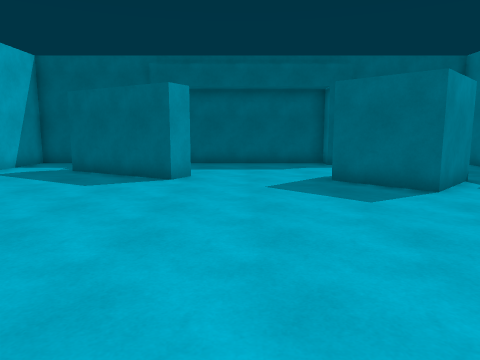
view 1 (above)

16 first-person views from a walk through a scene from a Unity 3-D project. The camera is 1.5 m above the floor, tilts 8° down and sees 70° across. The floor is counted in squares, 1 m on a side. Each view is taken from the middle of a square. On the plan, view 1 faces up. The plan holds only what a view shows up to about 16 squares ahead; the rest is blank.

view 2
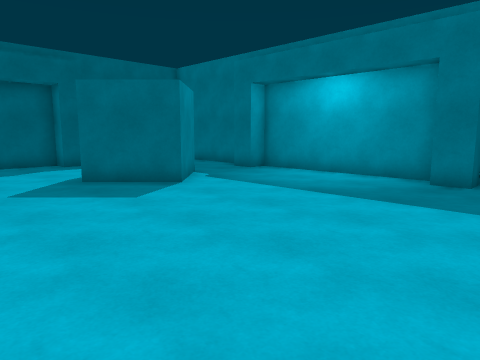

view 3
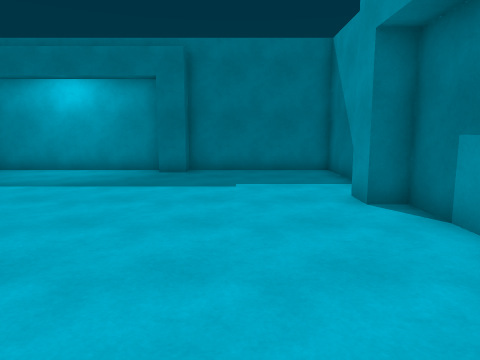

view 4
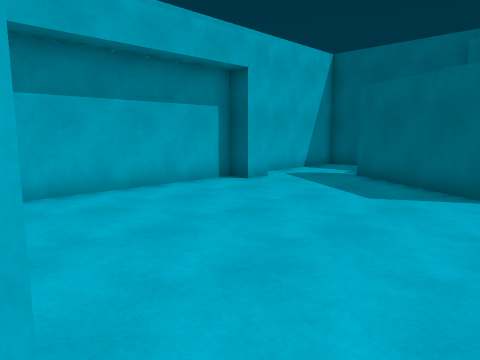

view 5
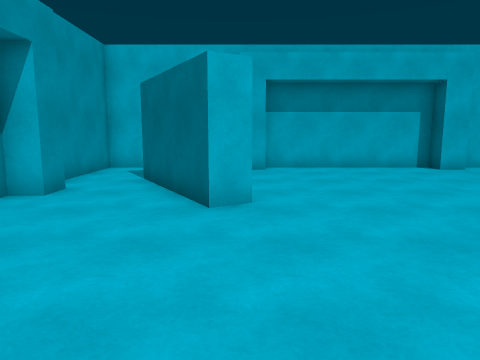

view 6
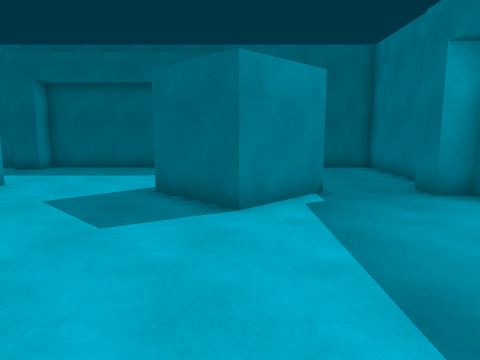

view 7
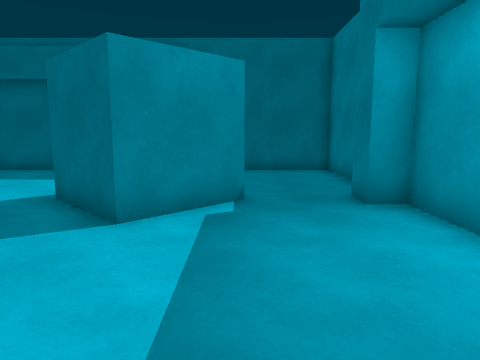

view 8
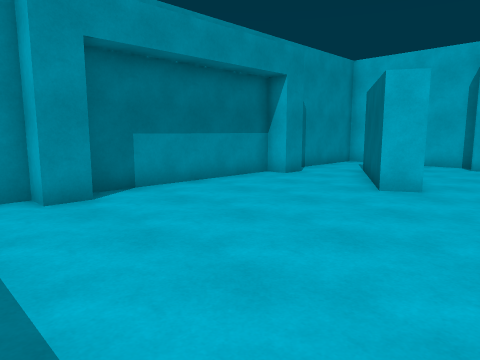

view 9
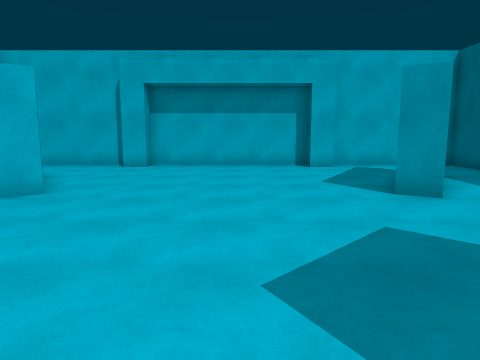

view 10
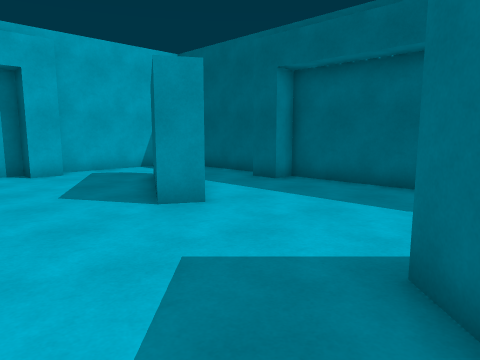

view 11
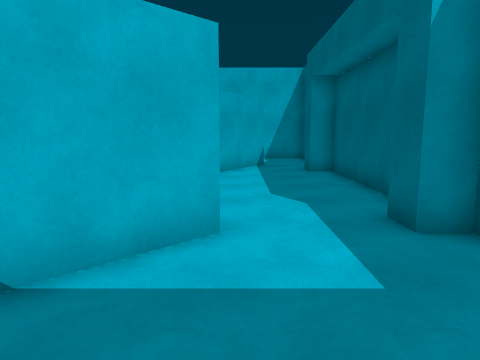

view 12
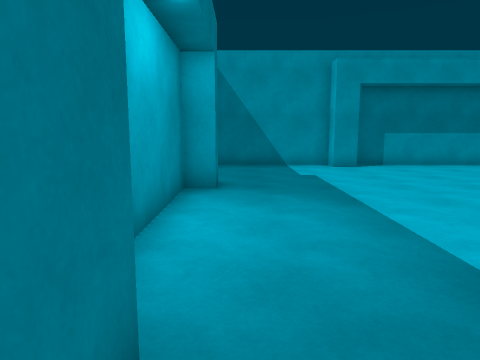

view 13
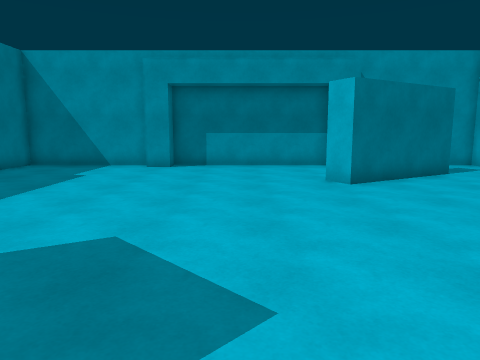

view 14
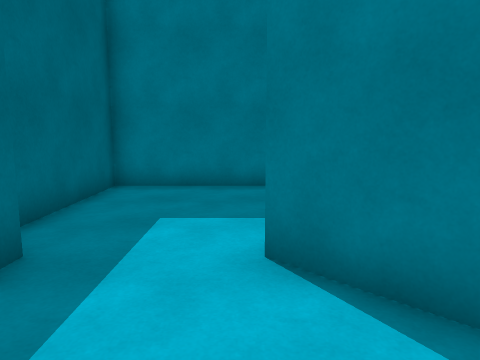

view 15
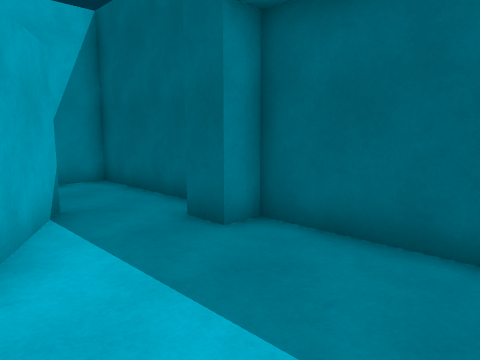

view 16
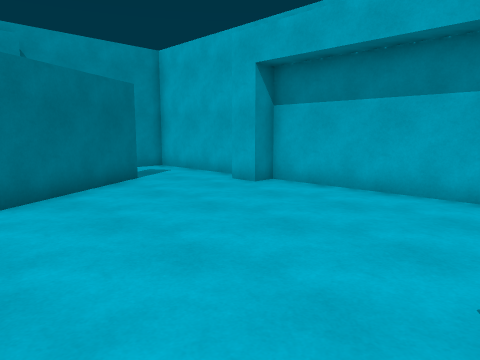

### Floor plan
Points are (right, up) in squares from view 1. A wall is a line through its corners. A room is listed if a view was taken in it or the views show most of it. See-through windows are left out.
Room 1 (views 1, 2, 3, 4, 5, 6, 7, 8, 9, 10, 11, 12, 13, 14, 15, 16)
walls: (3.4, 11.1) (5, 12.7) (7.1, 10.6) (5, 8.5) (2.8, 10.6); (-1.7, 11.6) (-2.2, 10.8) (-6.6, 13.3); (-6.6, -0.3) (-2.2, 2.3) (-1.7, 1.4) (-6.1, -1.1); (-4.1, -2.6) (-3, -2.6) (-3, -3.5) (4, -3.5) (4, -2.6) (5, -2.6) (5, -3.5) (10.5, -3.5) (10.5, 2) (9.6, 2) (9.6, 3) (10.5, 3) (10.5, 10) (9.6, 10) (9.6, 11.1); (-6.1, 14.2) (-2.7, 12.2); (-8.6, 11.1) (-8.6, 10) (-9.5, 10) (-9.5, 3) (-8.6, 3) (-8.6, 2); (-9.5, 1.9) (-9.5, -3.5) (-5.2, -3.5); (10.5, 12.2) (10.5, 16.5) (5, 16.5) (5, 15.6) (4, 15.6) (4, 16.5) (-3, 16.5) (-3, 15.6) (-4, 15.6); (-4.5, 16.5) (-9.5, 16.5) (-9.5, 11.2)

Where each view was taken, in squares from view 1:
view 1: 0 up, 0 right, facing up
view 2: 0 up, 1 left, facing up-right
view 3: 0 up, 3 left, facing right
view 4: 2 up, 1 left, facing up-left
view 5: 2 up, 5 right, facing left
view 6: 2 up, 5 right, facing up
view 7: 3 up, 7 right, facing up
view 8: 5 up, 7 right, facing down-left
view 9: 7 up, 6 right, facing left
view 10: 7 up, 4 right, facing up-left
view 11: 13 up, 10 right, facing left
view 12: 12 up, 9 right, facing down
view 13: 12 up, 1 right, facing down
view 14: 13 up, 1 right, facing right
view 15: 12 up, 1 right, facing up-left
view 16: 10 up, 1 left, facing down-left
